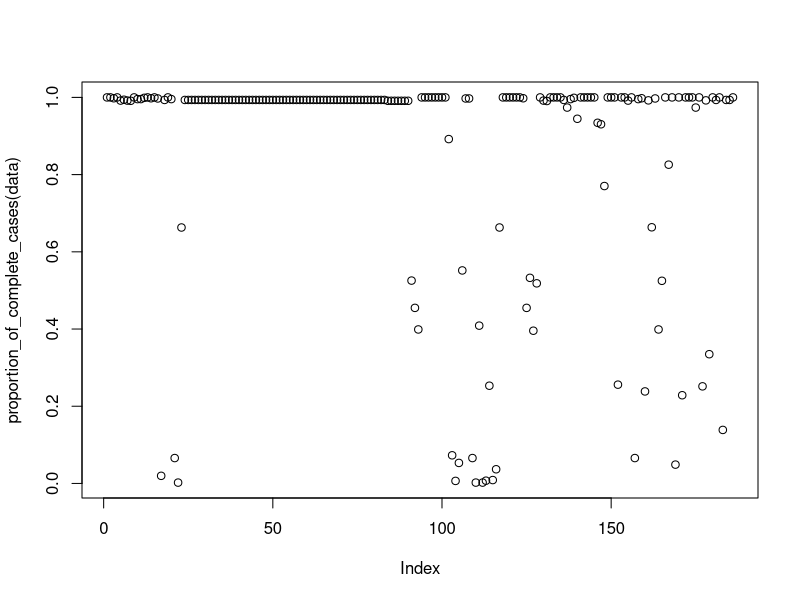
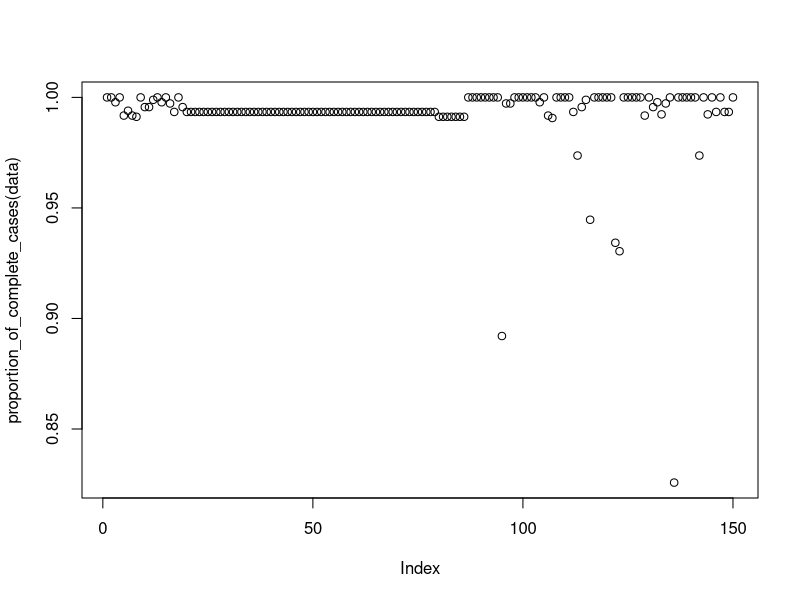

Here is the R script that generated these plots, in order:
library(dplyr)

data <- read.csv('Interns data.csv')
variables <- read.csv('Variables.csv')

# ----- change characters to factors
data <- data %>% mutate_if(is.character, as.factor)

# ----- remove cases that are missing from the INVET variable
data <- data[complete.cases(data[,"INVET"]),]
nrow(data)

# ----- remove variables which shouldn't be included in the analysis
remove_variables <- c("INVID", "AGEU", "BAGEU", "BWTU", "BHTU", "BAGE", 
                      "AGE40", "AGE60", "AGE65", "AGE70", "AGE75")
data <- subset(data, select = -which(colnames(data) %in% remove_variables))

# ------ remove variables that only have one factor or one unique value
data <- subset(data, select = -which(sapply(data, function(col) length(unique(col)))==1))

# function to look at the proportion of missing data cases in the data
proportion_of_complete_cases <- function(df) {
  complete_cases <- rep(0, ncol(df))
  for (j in 1:ncol(df)) {
    complete_cases[j] <- sum(complete.cases(df[,j])) / nrow(df)
  }
  return(complete_cases)
}
plot(proportion_of_complete_cases(data))

# ----- remove variables where proportion of complete cases are less than 0.8
cut_off_point <- 0.8
data <- data[,(proportion_of_complete_cases(data) > cut_off_point)]
# now look at the data
plot(proportion_of_complete_cases(data))

write.csv(x = data, file = "amended_data.csv")

